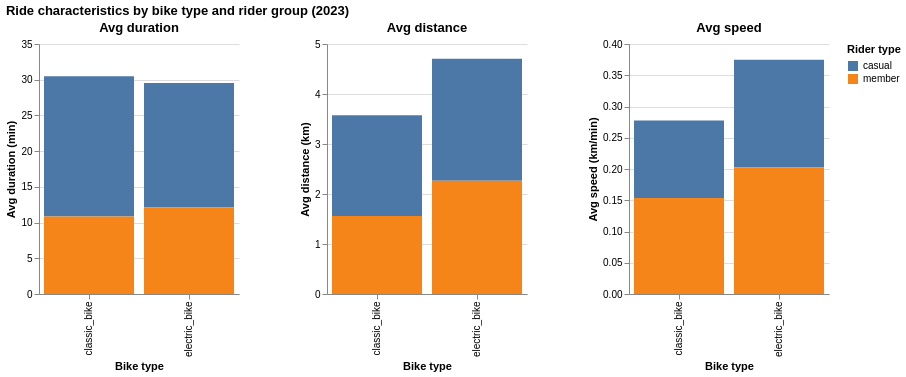

The notebook cell saved with this chart:
### Code cell
# Make each panel wider and taller
base_width = 200   # try 200–220 if you want even wider
base_height = 250

p1 = p1.properties(width=base_width, height=base_height)
p2 = p2.properties(width=base_width, height=base_height)
p3 = p3.properties(width=base_width, height=base_height)

compound_horizontal = alt.hconcat(
    p1,
    p2,
    p3,
    spacing=60   # increase horizontal space between panels
).resolve_scale(
    color="shared"
).configure_view(
    stroke=None
).properties(
    title="Ride characteristics by bike type and rider group (2023)"
)

compound_horizontal

### Figure 1 — Vega-Lite specification as saved in the notebook (floating-point values rounded to 4 significant figures)
{"config": {"view": {"continuousWidth": 300, "continuousHeight": 300, "stroke": null}}, "hconcat": [{"mark": {"type": "bar"}, "encoding": {"color": {"field": "member_casual", "title": "Rider type", "type": "nominal"}, "tooltip": [{"field": "rideable_type", "type": "nominal"}, {"field": "member_casual", "type": "nominal"}, {"field": "avg_duration_min", "format": ".1f", "type": "quantitative"}, {"field": "med_duration_min", "format": ".1f", "type": "quantitative"}, {"field": "trip_count", "type": "quantitative"}], "x": {"field": "rideable_type", "title": "Bike type", "type": "nominal"}, "y": {"field": "avg_duration_min", "title": "Avg duration (min)", "type": "quantitative"}}, "height": 250, "title": "Avg duration", "width": 200}, {"mark": {"type": "bar"}, "encoding": {"color": {"field": "member_casual", "title": "Rider type", "type": "nominal"}, "tooltip": [{"field": "rideable_type", "type": "nominal"}, {"field": "member_casual", "type": "nominal"}, {"field": "avg_distance_km", "format": ".2f", "type": "quantitative"}, {"field": "med_distance_km", "format": ".2f", "type": "quantitative"}, {"field": "trip_count", "type": "quantitative"}], "x": {"field": "rideable_type", "title": "Bike type", "type": "nominal"}, "y": {"field": "avg_distance_km", "title": "Avg distance (km)", "type": "quantitative"}}, "height": 250, "title": "Avg distance", "width": 200}, {"mark": {"type": "bar"}, "encoding": {"color": {"field": "member_casual", "title": "Rider type", "type": "nominal"}, "tooltip": [{"field": "rideable_type", "type": "nominal"}, {"field": "member_casual", "type": "nominal"}, {"field": "avg_speed_km_min", "format": ".3f", "type": "quantitative"}, {"field": "trip_count", "type": "quantitative"}], "x": {"field": "rideable_type", "title": "Bike type", "type": "nominal"}, "y": {"field": "avg_speed_km_min", "title": "Avg speed (km/min)", "type": "quantitative"}}, "height": 250, "title": "Avg speed", "width": 200}], "data": {"name": "data-8ef852f5a325d5090c2f97eebb58f53d"}, "resolve": {"scale": {"color": "shared"}}, "spacing": 60, "title": "Ride characteristics by bike type and rider group (2023)", "$schema": "https://vega.github.io/schema/vega-lite/v5.20.1.json", "datasets": {"data-8ef852f5a325d5090c2f97eebb58f53d": [{"rideable_type": "electric_bike", "member_casual": "casual", "avg_distance_km": 2.438, "med_distance_km": 1.897, "avg_duration_min": 17.4, "med_duration_min": 12.49, "avg_speed_km_min": 0.1721, "trip_count": 3235361}, {"rideable_type": "classic_bike", "member_casual": "casual", "avg_distance_km": 2.016, "med_distance_km": 1.62, "avg_duration_min": 19.61, "med_duration_min": 14.92, "avg_speed_km_min": 0.1239, "trip_count": 2897371}, {"rideable_type": "classic_bike", "member_casual": "member", "avg_distance_km": 1.558, "med_distance_km": 1.145, "avg_duration_min": 10.86, "med_duration_min": 7.971, "avg_speed_km_min": 0.1537, "trip_count": 14029214}, {"rideable_type": "electric_bike", "member_casual": "member", "avg_distance_km": 2.265, "med_distance_km": 1.699, "avg_duration_min": 12.12, "med_duration_min": 9.087, "avg_speed_km_min": 0.2025, "trip_count": 13736761}]}}
